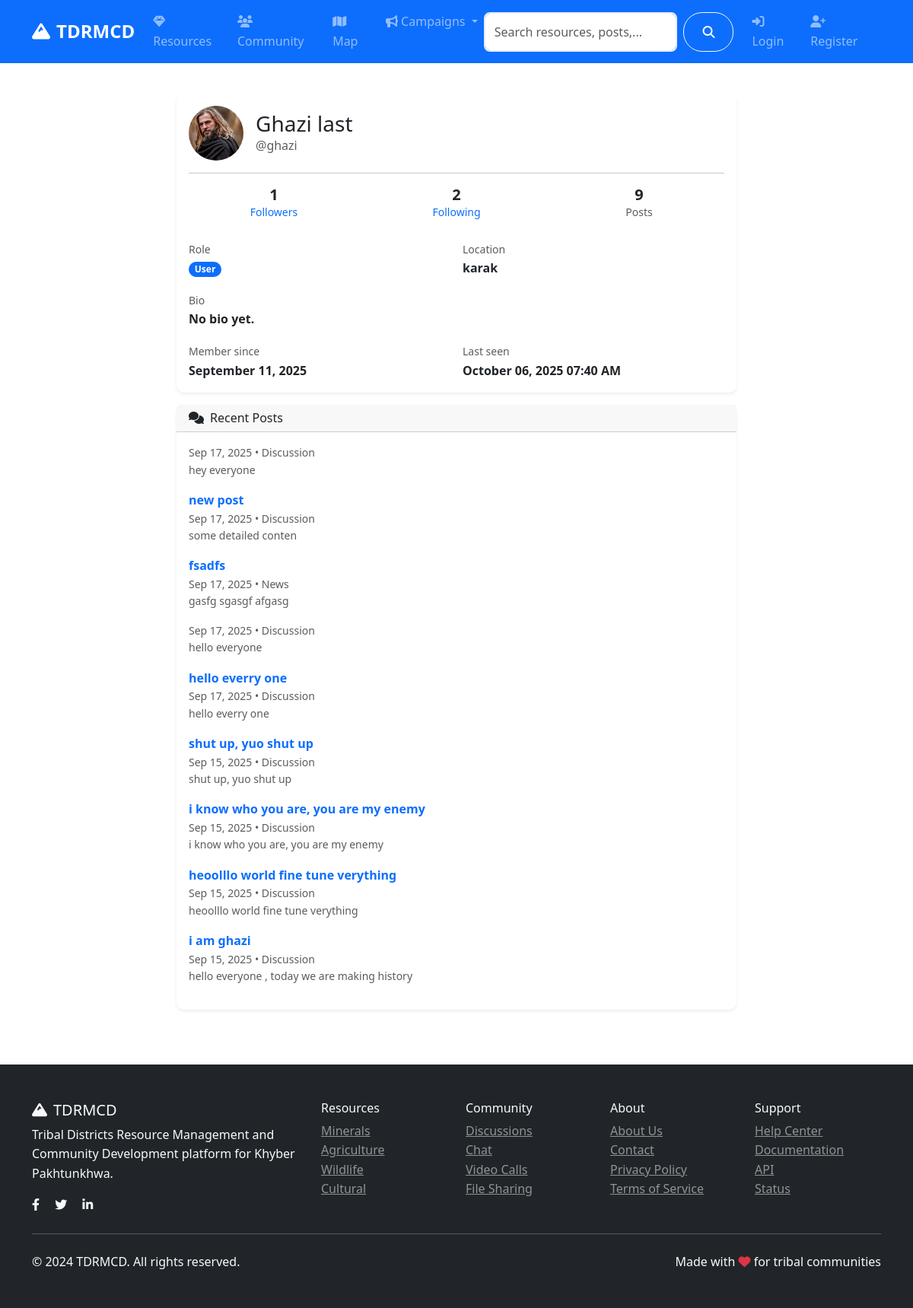
The app's page /auth/u/ghazi with its own data.
### models.py (models this page shows, shortened)
class User(UserMixin, db.Model):
    id = db.Column(db.Integer, primary_key=True)
    username = db.Column(db.String(80), unique=True, nullable=False)
    email = db.Column(db.String(120), unique=True, nullable=False)
    password_hash = db.Column(db.String(120), nullable=False)
    first_name = db.Column(db.String(50), nullable=False)
    last_name = db.Column(db.String(50), nullable=False)
    role = db.Column(db.String(20), default='user')  # user, admin, researcher
    location = db.Column(db.String(100))
    bio = db.Column(db.Text)
    avatar = db.Column(db.String(200), default='default.jpg')
    is_active = db.Column(db.Boolean, default=True)
    created_at = db.Column(db.DateTime, default=datetime.utcnow)
    last_seen = db.Column(db.DateTime, default=datetime.utcnow)
    resources = db.relationship('Resource', backref='author', lazy='dynamic')
    posts = db.relationship('CommunityPost', backref='author', lazy='dynamic')
    chat_messages = db.relationship('ChatMessage', backref='sender', lazy='dynamic')
    file_submissions = db.relationship(
        'FileSubmission',
        foreign_keys='FileSubmission.submitter_id',
        backref='submitter',
        lazy='dynamic'
    )
    reviewed_submissions = db.relationship(
        'FileSubmission',
        foreign_keys='FileSubmission.reviewed_by',
        backref='reviewer_user',
        lazy='dynamic'
    )
    notifications = db.relationship('Notification', backref='user', lazy='dynamic')
    following = db.relationship('Follow', foreign_keys='Follow.follower_id', backref='follower', lazy='dynamic')
    followers = db.relationship('Follow', foreign_keys='Follow.followed_id', backref='followed', lazy='dynamic')
    def get_full_name(self):
        return f"{self.first_name} {self.last_name}"
    def get_followers_count(self):
        return self.followers.count()
    def get_following_count(self):
        return self.following.count()

class CommunityPost(db.Model):
    id = db.Column(db.Integer, primary_key=True)
    title = db.Column(db.String(200), nullable=False)
    content = db.Column(db.Text, nullable=False)
    category = db.Column(db.String(50), nullable=False)  # discussion, question, announcement
    tags = db.Column(db.String(200))
    image_url = db.Column(db.String(200))
    likes = db.Column(db.Integer, default=0)
    views = db.Column(db.Integer, default=0)
    author_id = db.Column(db.Integer, db.ForeignKey('user.id'), nullable=False)
    created_at = db.Column(db.DateTime, default=datetime.utcnow)
    updated_at = db.Column(db.DateTime, default=datetime.utcnow, onupdate=datetime.utcnow)
    comments = db.relationship('Comment', backref='post', lazy='dynamic', cascade='all, delete-orphan')
    likes_relation = db.relationship('PostLike', backref='post', lazy='dynamic', cascade='all, delete-orphan')

### routes/auth.py (the view)
@auth_bp.route('/u/<string:username>')
def public_profile(username):
    user = User.query.filter_by(username=username).first_or_404()
    posts = CommunityPost.query.filter_by(author_id=user.id).order_by(desc(CommunityPost.created_at)).limit(10).all()
    return render_template('auth/public_profile.html', user=user, posts=posts)

### templates/auth/public_profile.html (shortened to what this page needs)
{% extends "base.html" %}
{% block content %}
<div class="container py-4">
    <div class="row justify-content-center">
        <div class="col-lg-8">
            <div class="card shadow-sm">
                <div class="card-body">
                    <div class="d-flex align-items-center justify-content-between mb-3">
                        <div class="d-flex align-items-center">
                            <div class="me-3">
                                {% if user.avatar and user.avatar != 'default.jpg' %}
                                <img src="{{ url_for('serve_uploaded_file', subdir='avatars', filename=user.avatar) }}" alt="Avatar" class="rounded-circle" style="width:72px;height:72px;object-fit:cover;">
                                {% else %}
                                <div class="avatar" style="width:72px;height:72px;font-size:1.25rem;">{{ user.first_name[0] if user.first_name else user.username[0] }}{{ user.last_name[0] if user.last_name else '' }}</div>
                                {% endif %}
                            </div>
                            <div>
                                <h3 class="mb-0">{{ user.get_full_name() }}</h3>
                                <div class="text-muted">@{{ user.username }}</div>
                            </div>
                        </div>
                    </div>
                    <hr>
                    <div class="row g-3 mb-4">
                        <div class="col-md-4 text-center">
                            <div class="fw-bold h5 mb-0">{{ user.get_followers_count() }}</div>
                            <div class="text-muted small">
                                <a href="{{ url_for('auth.user_followers', user_id=user.id) }}" class="text-decoration-none">Followers</a>
                            </div>
                        </div>
                        <div class="col-md-4 text-center">
                            <div class="fw-bold h5 mb-0">{{ user.get_following_count() }}</div>
                            <div class="text-muted small">
                                <a href="{{ url_for('auth.user_following', user_id=user.id) }}" class="text-decoration-none">Following</a>
                            </div>
                        </div>
                        <div class="col-md-4 text-center">
                            <div class="fw-bold h5 mb-0">{{ user.posts.count() }}</div>
                            <div class="text-muted small">Posts</div>
                        </div>
                    </div>
                    <div class="row g-3">
                        <div class="col-md-6">
                            <label class="text-muted small">Role</label>
                            <div class="fw-semibold"><span class="badge bg-primary">{{ user.role.title() }}</span></div>
                        </div>
                        <div class="col-md-6">
                            <label class="text-muted small">Location</label>
                            <div class="fw-semibold">{{ user.location or '—' }}</div>
                        </div>
                        <div class="col-12">
                            <label class="text-muted small">Bio</label>
                            <div class="fw-semibold">{{ user.bio or 'No bio yet.' }}</div>
                        </div>
                        <div class="col-md-6">
                            <label class="text-muted small">Member since</label>
                            <div class="fw-semibold">{{ user.created_at.strftime('%B %d, %Y') }}</div>
                        </div>
                        <div class="col-md-6">
                            <label class="text-muted small">Last seen</label>
                            <div class="fw-semibold">{{ user.last_seen.strftime('%B %d, %Y %I:%M %p') }}</div>
                        </div>
                    </div>
                </div>
            </div>
            {% if posts %}
            <div class="card shadow-sm mt-3">
                <div class="card-header d-flex justify-content-between align-items-center">
                    <h6 class="mb-0"><i class="fas fa-comments me-2"></i>Recent Posts</h6>
                </div>
                <div class="card-body">
                    {% for p in posts %}
                    <div class="mb-3">
                        <a class="text-decoration-none" href="{{ url_for('community.post_detail', id=p.id) }}">
                            <strong>{{ p.title }}</strong>
                        </a>
                        <div class="text-muted small">{{ p.created_at.strftime('%b %d, %Y') }} • {{ p.category.title() }}</div>
                        <div class="small text-muted">{{ p.content[:120] }}{% if p.content|length > 120 %}...{% endif %}</div>
                    </div>
                    {% endfor %}
                </div>
            </div>
            {% endif %}
        </div>
    </div>
</div>
{% endblock %}

### static/css/style.css (style rules this page uses)
:root { --primary-color: #007bff; --secondary-color: #6c757d; --success-color: #28a745; --info-color: #17a2b8; --warning-color: #ffc107; --danger-color: #dc3545; --light-color: #f8f9fa; --dark-color: #343a40; }
body { font-family: 'Segoe UI', Tahoma, Geneva, Verdana, sans-serif; line-height: 1.6; }
.card { border: none; border-radius: 10px; transition: all 0.3s ease; }
.badge { font-size: 0.75rem; padding: 0.35em 0.65em; border-radius: 15px; }

### records on screen
User: avatar (picture), get_full_name "Ghazi last", username "ghazi", role "User", location "karak", bio "No bio yet.", created_at "September 11, 2025", last_seen "October 06, 2025 07:40 AM"
CommunityPost: created_at "Sep 17, 2025", category "Discussion", content "hey everyone"
CommunityPost: title "new post", created_at "Sep 17, 2025", category "Discussion", content "some detailed conten"
CommunityPost: title "fsadfs", created_at "Sep 17, 2025", category "News", content "gasfg sgasgf afgasg"
CommunityPost: created_at "Sep 17, 2025", category "Discussion", content "hello everyone"
CommunityPost: title "hello everry one", created_at "Sep 17, 2025", category "Discussion", content "hello everry one"
CommunityPost: title "shut up, yuo shut up", created_at "Sep 15, 2025", category "Discussion", content "shut up, yuo shut up"
CommunityPost: title "i know who you are, you are my enemy", created_at "Sep 15, 2025", category "Discussion", content "i know who you are, you are my enemy"
CommunityPost: title "heoolllo world fine tune verything", created_at "Sep 15, 2025", category "Discussion", content "heoolllo world fine tune verything"
CommunityPost: title "i am ghazi", created_at "Sep 15, 2025", category "Discussion", content "hello everyone , today we are making history"

### other values on screen
{{ user.get_followers_count() }} "1"
{{ user.get_following_count() }} "2"
{{ user.posts.count() }} "9"
